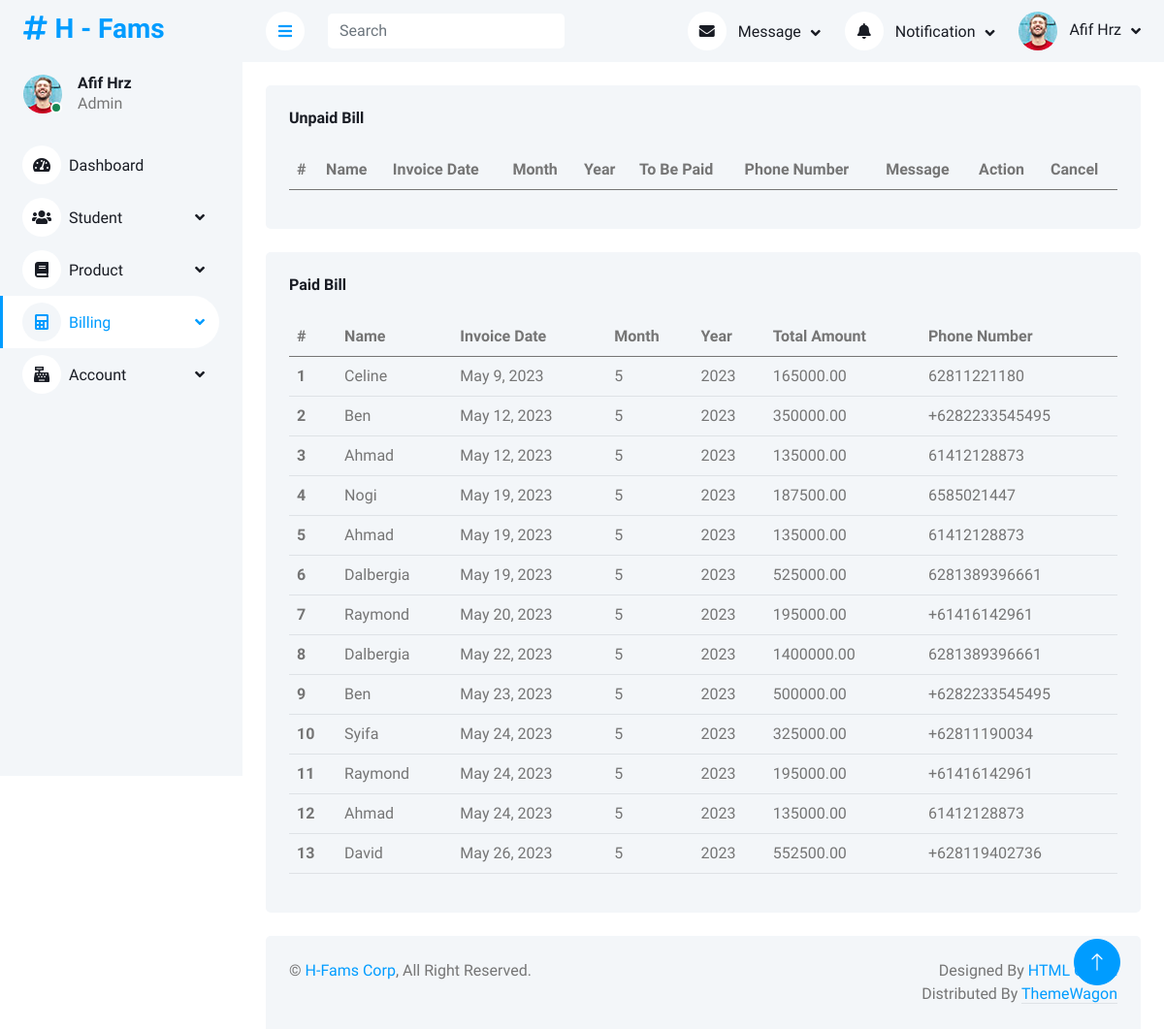
/billing/liststatusbill/, run on an earlier commit of the app's database.
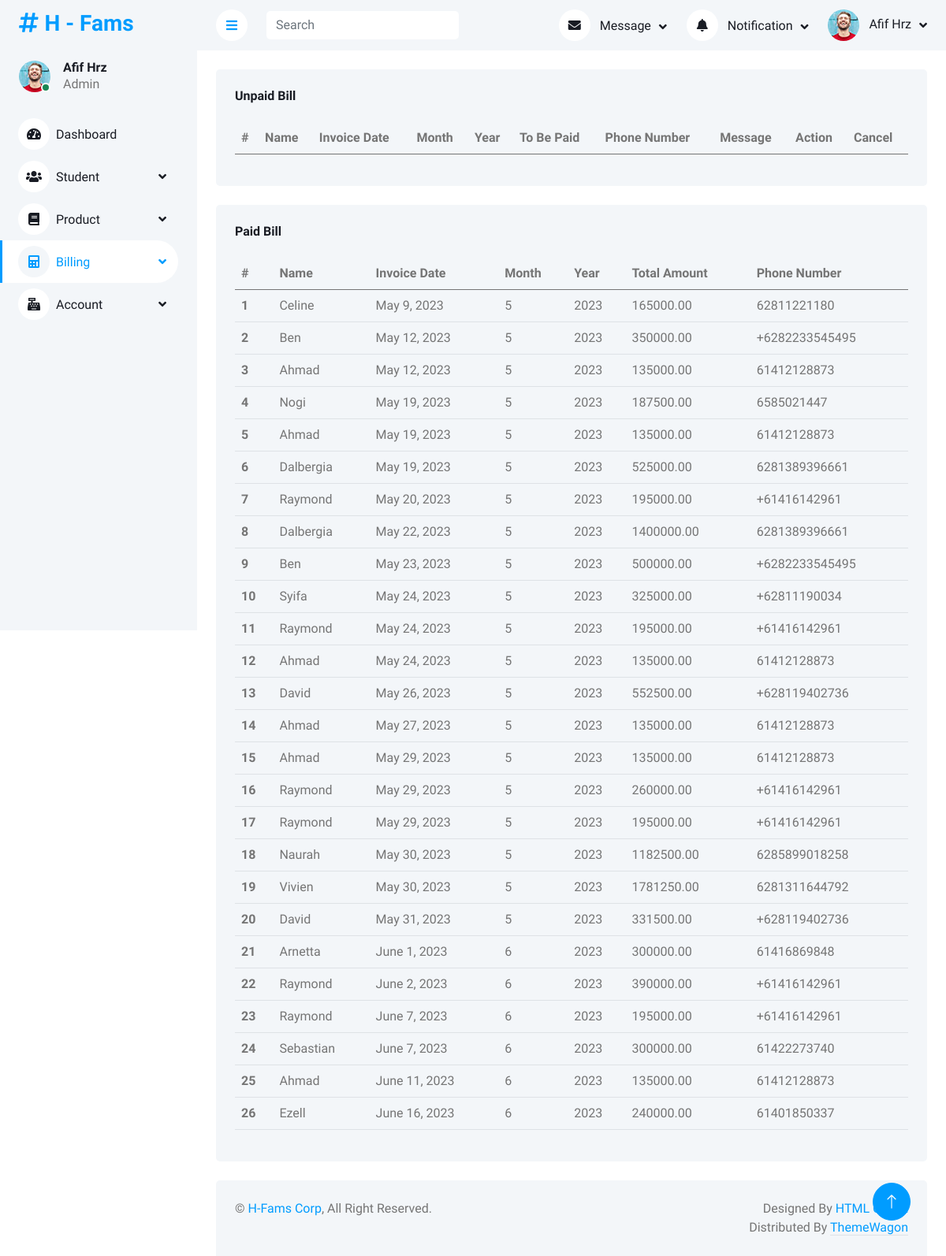
And on a later commit of the database.
### dashboard/models.py (models this page shows)
class admin_mst_module(models.Model):
    modulename = models.CharField(max_length=30, db_column="MODULENAME")
    pagename = models.CharField(max_length=30, db_column="PAGENAME")
    created_by = models.CharField(max_length=30, db_column="CREATED_BY")
    date_created = models.DateField(default=datetime.date.today, blank=True, db_column="DATE_CREATED")
    modified_by = models.CharField(max_length=30, blank=True, null=True, db_column="MODIFIED_BY")
    date_modified = models.DateField(blank=True, null=True, db_column="DATE_MODIFIED")
    adm_mst_id = models.IntegerField(blank=True, null=True, db_column="ADM_MST_MODULE_ID")
    validstatus = models.IntegerField(blank=True, null=True, db_column="VALIDSTATUS")
    ordernumber = models.IntegerField(db_column="ORDERNUMBER")
    levelnumber = models.IntegerField(blank=True, null=True, db_column="LEVELNUMBER")
    moduleurl = models.CharField(max_length=30, blank=True, null=True, db_column="MODULEURL")
    moduleicon = models.CharField(max_length=30, blank=True, null=True, db_column="MODULEICON")
    moduleclass = models.CharField(max_length=30, blank=True, null=True, db_column="MODULECLASS")
    application = models.CharField(max_length=30, db_column="APPLICATION")
    class Meta:
        db_table = 'ADM_MST_MODULE'

### billing/models.py (models this page shows)
class bll_trx_billing(models.Model):
    invoice_status = models.IntegerField(db_column="INVOICE_STATUS", default=0)
    invoice_date = models.DateField(default=datetime.date.today, db_column="INVOICE_DATE")
    total_amount = models.DecimalField(db_column="TOTAL_AMOUNT", decimal_places=2, max_digits=12)
    remarks = models.CharField(max_length=30, db_column="REMARKS")
    date_created = models.DateField(default=timezone.now, blank=True, db_column="DATE_CREATED")
    created_by = models.CharField(max_length=30, db_column="CREATED_BY")
    date_modified = models.DateField(blank=True, null=True, db_column="DATE_MODIFIED")
    modified_by = models.CharField(max_length=30, blank=True, null=True, db_column="MODIFIED_BY")
    std_trx_id = models.ForeignKey(std_trx, on_delete=models.RESTRICT, db_column="STD_TRX_ID")
    tobe_paid = models.DecimalField(db_column="TOBE_PAID", decimal_places=2, max_digits=12)
    month = models.IntegerField(db_column="MONTH")
    year = models.IntegerField(db_column="YEAR")
    periode = models.IntegerField(db_column="PERIODE")
    class Meta:
        db_table = 'BLL_TRX_BILLING'

### billing/views.py (the view)
# urls.py: path('liststatusbill/', views.liststatusbill_view, name='liststatusbill'),
def liststatusbill_view(request):
    year = datetime.today().year
    month = datetime.today().month-1
    if len(str(month))==1:
        date = str(year)+"-0"+str(month)+"-"+"01"
    else:
        date = str(year)+"-"+str(month)+"-"+"01"
    total_day = calendar.monthrange(year, month)[1]
    enddate = str(year)+"-"+str(month)+"-"+ str(total_day)
    data_unpaid_bill = bll_trx_billing.objects.raw("""SELECT btb.ID, btb.INVOICE_DATE, btb.TOBE_PAID, btb.MONTH, btb.YEAR , sm.NAME, sm.BOOKED_PHONE  FROM BLL_TRX_BILLING btb
	JOIN STD_TRX st ON st.id = btb.STD_TRX_ID
	JOIN STD_MST sm ON sm.id = st.STD_MST_ID
	WHERE INVOICE_STATUS = 8
    ORDER BY TOBE_PAID DESC""")
    data_paid_bill = bll_trx_billing.objects.raw(f"""SELECT btb.ID, btb.INVOICE_DATE, btb.TOTAL_AMOUNT, btb.MONTH, btb.YEAR , sm.NAME, sm.BOOKED_PHONE  FROM BLL_TRX_BILLING btb
	JOIN STD_TRX st ON st.id = btb.STD_TRX_ID
	JOIN STD_MST sm ON sm.id = st.STD_MST_ID
	WHERE INVOICE_STATUS = 1 AND INVOICE_DATE >= '{date}'""")
    context = {
        'title':'H - Status Bill',
        'dashboard_active':'Billing',
        'datapaid':data_paid_bill,
        'dataunpaid':data_unpaid_bill
        }
    return render(request, 'billing/liststatusbill_view.html', context)

### billing/templates/billing/liststatusbill_view.html (shortened to what this page needs)
{% extends 'base_site.html' %}
{% load static %}
{% block content %}
<div class="container-fluid pt-4 px-4">
    <div class="row g-4">
        <div class="col-sm-12 col-xl-12">
            <div class="bg-light rounded h-100 p-4">
                <h6 class="mb-4">Unpaid Bill</h6>
                <table class="table table-hover">
                    <thead>
                        <tr>
                            <th scope="col">#</th>
                            <th scope="col">Name</th>
                            <th scope="col">Invoice Date</th>
                            <th scope="col">Month</th>
                            <th scope="col">Year</th>
                            <th scope="col">To Be Paid</th>
                            <th scope="col">Phone Number</th>
                            <th scope="col">Message</th>
                            <th scope="col">Action</th>
                            <th scope="col">Cancel</th>
                        </tr>
                    </thead>
                </table>
            </div>
        </div>
        <div class="col-sm-12 col-xl-12">
            <div class="bg-light rounded h-100 p-4">
                <h6 class="mb-4">Paid Bill</h6>
                <table class="table table-hover">
                    <thead>
                        <tr>
                            <th scope="col">#</th>
                            <th scope="col">Name</th>
                            <th scope="col">Invoice Date</th>
                            <th scope="col">Month</th>
                            <th scope="col">Year</th>
                            <th scope="col">Total Amount</th>
                            <th scope="col">Phone Number</th>
                        </tr>
                    </thead>
                    <tbody>
                        {% for data in datapaid %}
                        <tr>
                            <th scope="row">{{forloop.counter}}</th>
                            <td>{{data.NAME}}</td>
                            <td>{{data.invoice_date}}</td>
                            <td>{{data.month}}</td>
                            <td>{{data.year}}</td>
                            <td>{{data.total_amount}}</td>
                            <td>{{data.BOOKED_PHONE}}</td>
                        </tr>
                        {% endfor %}
                    </tbody>
                </table>
            </div>
        </div>
    </div>
</div>
{% endblock content %}

### templates/base_site.html (shortened to what this page needs)
{% load static %}
{% load custom_tags %}
<!DOCTYPE html>
<html lang="en">
<head>
    <link href="https://cdnjs.cloudflare.com/ajax/libs/font-awesome/5.10.0/css/all.min.css" rel="stylesheet">
    <link href="https://cdn.jsdelivr.net/npm/bootstrap-icons@1.4.1/font/bootstrap-icons.css" rel="stylesheet">
    <link href={% static "lib/owlcarousel/assets/owl.carousel.min.css" %} rel="stylesheet">
    <link href={% static "lib/tempusdominus/css/tempusdominus-bootstrap-4.min.css" %} rel="stylesheet" />
    <link href={% static "css/bootstrap.min.css" %} rel="stylesheet">
    <link href={% static "css/style.css" %} rel="stylesheet">
</head>
<body>
    <div class="container-xxl position-relative bg-white d-flex p-0">
        <div class="sidebar pe-4 pb-3">
            <nav class="navbar bg-light navbar-light">
                <a href="/home/" class="navbar-brand mx-4 mb-3">
                    <h3 class="text-primary"><i class="fa fa-hashtag me-2"></i>H - Fams</h3>
                </a>
                <div class="d-flex align-items-center ms-4 mb-4">
                    <div class="position-relative">
                        <img class="rounded-circle" src={% static "img/user.jpg" %} alt="" style="width: 40px; height: 40px;">
                        <div class="bg-success rounded-circle border border-2 border-white position-absolute end-0 bottom-0 p-1"></div>
                    </div>
                    <div class="ms-3">
                        <h6 class="mb-0">Afif Hrz</h6>
                        <span>Admin</span>
                    </div>
                </div>
                <div class="navbar-nav w-100">
                    {% autoescape off %}
                    {% loop_module dashboard_active %}
                    {% endautoescape %}
                </div>
            </nav>
        </div>
        <div class="content">
            <nav class="navbar navbar-expand bg-light navbar-light sticky-top px-4 py-0">
                <a href="#" class="sidebar-toggler flex-shrink-0">
                    <i class="fa fa-bars"></i>
                </a>
                <form class="d-none d-md-flex ms-4">
                    <input class="form-control border-0" type="search" placeholder="Search">
                </form>
                <div class="navbar-nav align-items-center ms-auto">
                    <div class="nav-item dropdown">
                        <a href="#" class="nav-link dropdown-toggle" data-bs-toggle="dropdown">
                            <i class="fa fa-envelope me-lg-2"></i>
                            <span class="d-none d-lg-inline-flex">Message</span>
                        </a>
                    </div>
                    <div class="nav-item dropdown">
                        <a href="#" class="nav-link dropdown-toggle" data-bs-toggle="dropdown">
                            <i class="fa fa-bell me-lg-2"></i>
                            <span class="d-none d-lg-inline-flex">Notification</span>
                        </a>
                    </div>
                    <div class="nav-item dropdown">
                        <a href="#" class="nav-link dropdown-toggle" data-bs-toggle="dropdown">
                            <img class="rounded-circle me-lg-2" src={% static "img/user.jpg" %} alt="" style="width: 40px; height: 40px;">
                            <span class="d-none d-lg-inline-flex">Afif Hrz</span>
                        </a>
                    </div>
                </div>
            </nav>
            {% block content %}
            {% endblock content %}
            <div class="container-fluid pt-4 px-4">
                <div class="bg-light rounded-top p-4">
                    <div class="row">
                        <div class="col-12 col-sm-6 text-center text-sm-start">
                            &copy; <a href="#">H-Fams Corp</a>, All Right Reserved.
                        </div>
                        <div class="col-12 col-sm-6 text-center text-sm-end">
                            Designed By <a href="https://htmlcodex.com">HTML Codex</a>
                        Distributed By <a class="border-bottom" href="https://themewagon.com" target="_blank">ThemeWagon</a>
                        </div>
                    </div>
                </div>
            </div>
        </div>
        <a href="#" class="btn btn-lg btn-primary btn-lg-square back-to-top"><i class="bi bi-arrow-up"></i></a>
    </div>
</body>
</html>

### staticfiles/css/style.css (style rules this page uses)
:root { --primary: #009CFF; --light: #F3F6F9; --dark: #191C24; }
.back-to-top { position: fixed; display: none; right: 45px; bottom: 45px; z-index: 99; }
.btn { transition: .5s; }
.btn.btn-primary { color: #FFFFFF; }
.btn-lg-square { width: 48px; height: 48px; }
.btn-square, .btn-sm-square, .btn-lg-square { padding: 0; display: inline-flex; align-items: center; justify-content: center; font-weight: normal; border-radius: 50px; }
.sidebar { position: fixed; top: 0; left: 0; bottom: 0; width: 250px; height: 100vh; overflow-y: auto; background: var(--light); transition: 0.5s; z-index: 999; }
.content { margin-left: 250px; min-height: 100vh; background: #FFFFFF; transition: 0.5s; }
@media (min-width: 992px) { .sidebar { margin-left: 0; } }
@media (min-width: 992px) { .content { width: calc(100% - 250px); } }
.sidebar .navbar .navbar-nav .nav-link { padding: 7px 20px; color: var(--dark); font-weight: 500; border-left: 3px solid var(--light); border-radius: 0 30px 30px 0; outline: none; }
.sidebar .navbar .navbar-nav .nav-link:hover, .sidebar .navbar .navbar-nav .nav-link.active { color: var(--primary); background: #FFFFFF; border-color: var(--primary); }
.sidebar .navbar .navbar-nav .nav-link i { width: 40px; height: 40px; display: inline-flex; align-items: center; justify-content: center; background: #FFFFFF; border-radius: 40px; }
.sidebar .navbar .navbar-nav .nav-link:hover i, .sidebar .navbar .navbar-nav .nav-link.active i { background: var(--light); }
.sidebar .navbar .dropdown-toggle::after { position: absolute; top: 15px; right: 15px; border: none; content: "\f107"; font-family: "Font Awesome 5 Free"; font-weight: 900; transition: .5s; }
.content .navbar .navbar-nav .nav-link { margin-left: 25px; padding: 12px 0; color: var(--dark); outline: none; }
.content .navbar .sidebar-toggler, .content .navbar .navbar-nav .nav-link i { width: 40px; height: 40px; display: inline-flex; align-items: center; justify-content: center; background: #FFFFFF; border-radius: 40px; }
.content .navbar .dropdown-toggle::after { margin-left: 6px; vertical-align: middle; border: none; content: "\f107"; font-family: "Font Awesome 5 Free"; font-weight: 900; transition: .5s; }

What changed in the data, as far as the page shows it:
added bll_trx_billing: NAME "Ahmad", invoice_date "May 27, 2023", month "5", year "2023", total_amount "135000.00", BOOKED_PHONE "61412128873"
added bll_trx_billing: NAME "Ahmad", invoice_date "May 29, 2023", month "5", year "2023", total_amount "135000.00", BOOKED_PHONE "61412128873"
added bll_trx_billing: NAME "Raymond", invoice_date "May 29, 2023", month "5", year "2023", total_amount "260000.00", BOOKED_PHONE "+61416142961"
added bll_trx_billing: NAME "Raymond", invoice_date "May 29, 2023", month "5", year "2023", total_amount "195000.00", BOOKED_PHONE "+61416142961"
added bll_trx_billing: NAME "Naurah", invoice_date "May 30, 2023", month "5", year "2023", total_amount "1182500.00", BOOKED_PHONE "6285899018258"
added bll_trx_billing: NAME "Vivien", invoice_date "May 30, 2023", month "5", year "2023", total_amount "1781250.00", BOOKED_PHONE "6281311644792"
added bll_trx_billing: NAME "David", invoice_date "May 31, 2023", month "5", year "2023", total_amount "331500.00", BOOKED_PHONE "+628119402736"
added bll_trx_billing: NAME "Arnetta", invoice_date "June 1, 2023", month "6", year "2023", total_amount "300000.00", BOOKED_PHONE "61416869848"
added bll_trx_billing: NAME "Raymond", invoice_date "June 2, 2023", month "6", year "2023", total_amount "390000.00", BOOKED_PHONE "+61416142961"
added bll_trx_billing: NAME "Raymond", invoice_date "June 7, 2023", month "6", year "2023", total_amount "195000.00", BOOKED_PHONE "+61416142961"
added bll_trx_billing: NAME "Sebastian", invoice_date "June 7, 2023", month "6", year "2023", total_amount "300000.00", BOOKED_PHONE "61422273740"
added bll_trx_billing: NAME "Ahmad", invoice_date "June 11, 2023", month "6", year "2023", total_amount "135000.00", BOOKED_PHONE "61412128873"
added bll_trx_billing: NAME "Ezell", invoice_date "June 16, 2023", month "6", year "2023", total_amount "240000.00", BOOKED_PHONE "61401850337"
